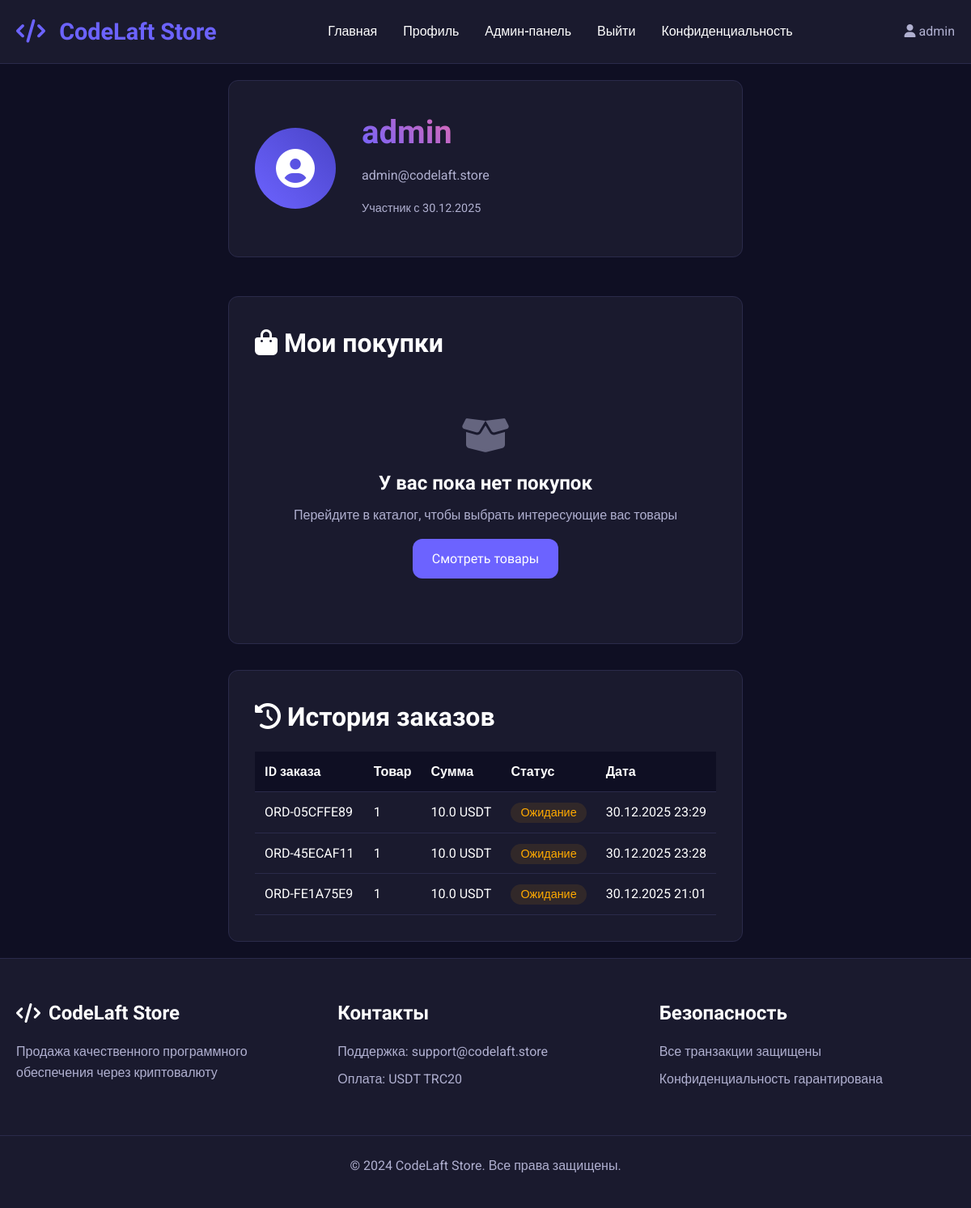
The app's page /profile (signed in), older data.
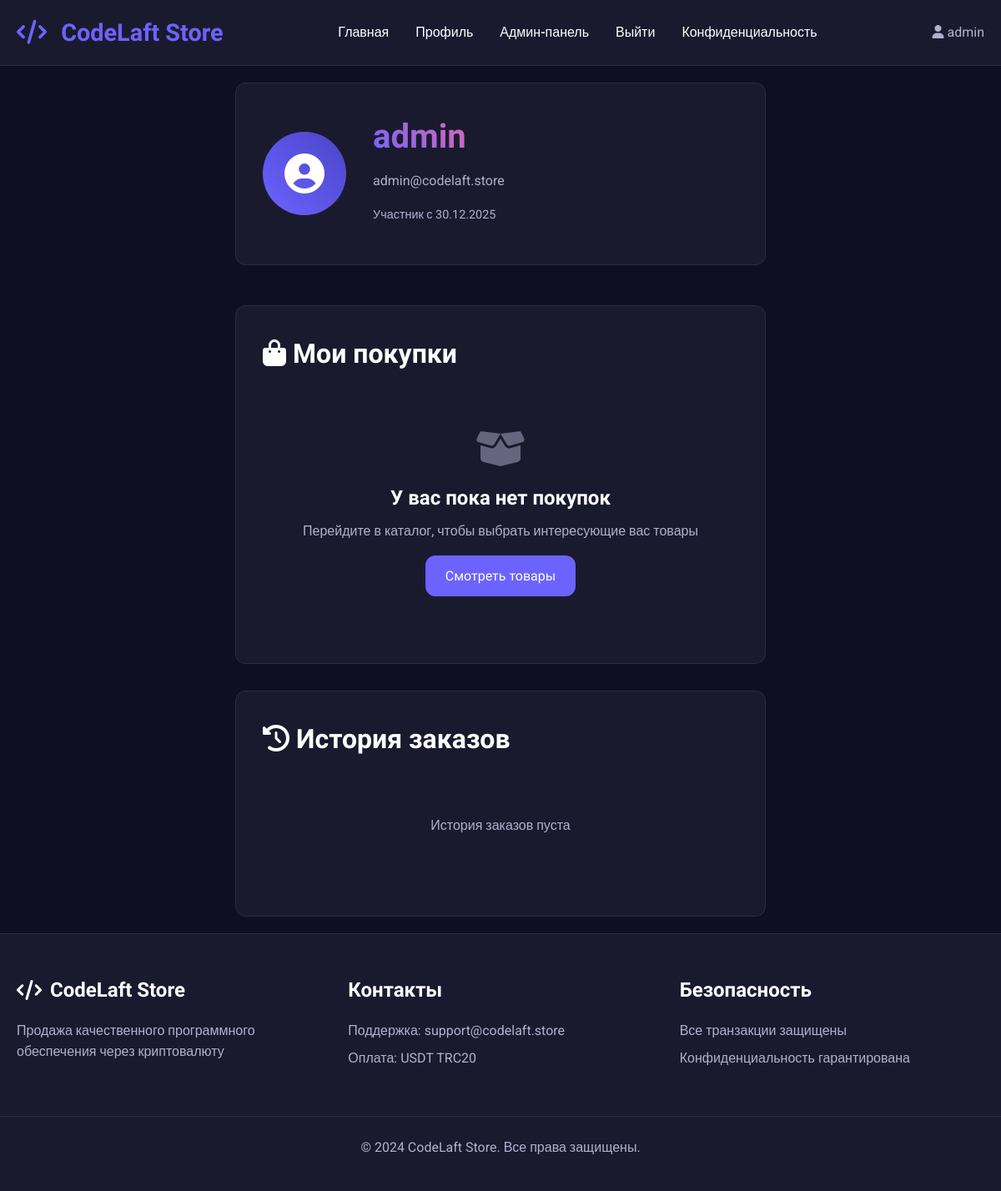
The same page, newer data.
### app.py (models this page shows, shortened)
class User(UserMixin, db.Model):
    id = db.Column(db.Integer, primary_key=True)
    username = db.Column(db.String(80), unique=True, nullable=False)
    email = db.Column(db.String(120), unique=True, nullable=False)
    password_hash = db.Column(db.String(200), nullable=False)
    created_at = db.Column(db.DateTime, default=datetime.utcnow)
    is_admin = db.Column(db.Boolean, default=False)

class Order(db.Model):
    id = db.Column(db.Integer, primary_key=True)
    order_id = db.Column(db.String(50), unique=True, nullable=False)
    user_id = db.Column(db.Integer, db.ForeignKey('user.id'), nullable=False)
    product_id = db.Column(db.Integer, db.ForeignKey('product.id'), nullable=False)
    promocode_id = db.Column(db.Integer, db.ForeignKey('promocode.id'), nullable=True)
    quantity = db.Column(db.Integer, default=1)
    amount = db.Column(db.Float, nullable=False)
    original_amount = db.Column(db.Float)  # Сумма без скидки
    discount_amount = db.Column(db.Float, default=0)  # Сумма скидки
    payment_type = db.Column(db.String(20), nullable=False)
    form_data = db.Column(db.Text)  # JSON string with form data
    status = db.Column(db.String(20), default='pending')  # pending, paid, cancelled, expired, trial
    transaction_hash = db.Column(db.String(100))  # Хэш транзакции TRON
    expires_at = db.Column(db.DateTime)  # Для подписок и тестов
    payment_expires_at = db.Column(db.DateTime)  # Время истечения ожидания оплаты
    created_at = db.Column(db.DateTime, default=datetime.utcnow)
    user = db.relationship('User', backref=db.backref('orders', lazy=True))
    product = db.relationship('Product', backref=db.backref('orders', lazy=True))
    promocode = db.relationship('Promocode', backref=db.backref('orders', lazy=True))

class Product(db.Model):
    id = db.Column(db.Integer, primary_key=True)
    name = db.Column(db.String(200), nullable=False)
    description = db.Column(db.Text, nullable=False)
    price = db.Column(db.Float, nullable=False)
    original_price = db.Column(db.Float)  # Цена без скидки
    price_type = db.Column(db.String(20), nullable=False)  # 'one_time' or 'subscription' or 'trial'
    subscription_days = db.Column(db.Integer, default=30)  # For subscription products
    trial_days = db.Column(db.Integer, default=7)  # Для тестового периода
    quantity = db.Column(db.Integer, default=1)
    image_filename = db.Column(db.String(200))
    form_fields = db.Column(db.Text)  # JSON string with form fields
    is_active = db.Column(db.Boolean, default=True)
    is_trial = db.Column(db.Boolean, default=False)  # Флаг тестового товара
    max_trial_per_user = db.Column(db.Integer, default=1)  # Максимум тестовых периодов на пользователя
    created_at = db.Column(db.DateTime, default=datetime.utcnow)
    reviews = db.relationship('Review', backref='product', lazy=True, cascade='all, delete-orphan')
    promocodes = db.relationship('Promocode', backref='product', lazy=True, cascade='all, delete-orphan')

### app.py (the view)
@app.route('/profile')
@login_required
def profile():
    user_products = UserProduct.query.filter_by(user_id=current_user.id, is_active=True).all()
    orders = Order.query.filter_by(user_id=current_user.id).order_by(Order.created_at.desc()).all()
    reviews = Review.query.filter_by(user_id=current_user.id).order_by(Review.created_at.desc()).all()
    return render_template('profile.html',
                         user_products=user_products,
                         orders=orders,
                         reviews=reviews)

### app.py (called while the page is built)
@app.context_processor
def inject_now():
    return {'now': datetime.utcnow()}

@login_manager.user_loader
def load_user(user_id):
    return User.query.get(int(user_id))

@app.context_processor
def inject_now():
    return {'now': datetime.utcnow(), 'timedelta': timedelta}

@app.before_request
def start_payment_monitor_once():
    global _monitor_started
    if not _monitor_started:
        _monitor_started = True
        monitor_thread = threading.Thread(target=TronPaymentVerifier.start_payment_monitor, daemon=True)
        monitor_thread.start()
        print("Payment monitor started")

### templates/profile.html (shortened to what this page needs)
{% extends "base.html" %}
{% block content %}
<div class="profile-container">
    <div class="profile-header">
        <div class="profile-avatar">
            <i class="fas fa-user-circle"></i>
        </div>
        <div class="profile-info">
            <h1>{{ current_user.username }}</h1>
            <p>{{ current_user.email }}</p>
            <p class="join-date">Участник с {{ current_user.created_at.strftime('%d.%m.%Y') }}</p>
        </div>
    </div>
    <div class="profile-sections">
        <div class="profile-section">
            <h2><i class="fas fa-shopping-bag"></i> Мои покупки</h2>
            {% if user_products %}
            <div class="purchases-grid">
                {% for user_product in user_products %}
                <div class="purchase-card">
                    <h3>{{ user_product.product.name }}</h3>
                    <p>{{ user_product.product.description[:50] }}...</p>
                    <div class="purchase-meta">
                        {% if user_product.product.price_type == 'subscription' and user_product.expires_at %}
                            <span class="status {% if user_product.expires_at > now %}active{% else %}expired{% endif %}">
                                {% if user_product.expires_at > now %}
                                    <i class="fas fa-check-circle"></i> Активна до {{ user_product.expires_at.strftime('%d.%m.%Y') }}
                                {% else %}
                                    <i class="fas fa-times-circle"></i> Истекла
                                {% endif %}
                            </span>
                        {% else %}
                            <span class="status active">
                                <i class="fas fa-check-circle"></i> Постоянный доступ
                            </span>
                        {% endif %}
                    </div>
                    <div class="purchase-actions">
                        <button class="btn btn-small" onclick="alert('Доступ к продукту предоставлен')">Получить доступ</button>
                    </div>
                </div>
                {% endfor %}
            </div>
            {% else %}
            <div class="empty-state">
                <i class="fas fa-box-open"></i>
                <h3>У вас пока нет покупок</h3>
                <p>Перейдите в каталог, чтобы выбрать интересующие вас товары</p>
                <a href="{{ url_for('index') }}" class="btn btn-primary">Смотреть товары</a>
            </div>
            {% endif %}
        </div>
        <div class="profile-section">
            <h2><i class="fas fa-history"></i> История заказов</h2>
            {% if orders %}
            <div class="orders-table">
                <table>
                    <thead>
                        <tr>
                            <th>ID заказа</th>
                            <th>Товар</th>
                            <th>Сумма</th>
                            <th>Статус</th>
                            <th>Дата</th>
                        </tr>
                    </thead>
                    <tbody>
                        {% for order in orders %}
                        <tr>
                            <td>{{ order.order_id }}</td>
                            <td>{{ order.product.name }}</td>
                            <td>{{ order.amount }} USDT</td>
                            <td>
                                <span class="status-badge status-{{ order.status }}">
                                    {% if order.status == 'paid' %}Оплачен
                                    {% elif order.status == 'pending' %}Ожидание
                                    {% else %}Отменен{% endif %}
                                </span>
                            </td>
                            <td>{{ order.created_at.strftime('%d.%m.%Y %H:%M') }}</td>
                        </tr>
                        {% endfor %}
                    </tbody>
                </table>
            </div>
            {% else %}
            <p class="no-data">История заказов пуста</p>
            {% endif %}
        </div>
    </div>
</div>
{% endblock %}

### templates/base.html (shortened to what this page needs)
<!DOCTYPE html>
<html lang="ru">
<head>
    <link rel="stylesheet" href="{{ url_for('static', filename='css/style.css') }}">
    <link rel="stylesheet" href="https://cdnjs.cloudflare.com/ajax/libs/font-awesome/6.4.0/css/all.min.css">
</head>
<body>
    <nav class="navbar">
        <div class="nav-container">
            <a href="{{ url_for('index') }}" class="logo">
                <i class="fas fa-code"></i> CodeLaft Store
            </a>
            <div class="nav-menu">
                <a href="{{ url_for('index') }}">Главная</a>
                {% if current_user.is_authenticated %}
                    <a href="{{ url_for('profile') }}">Профиль</a>
                    {% if current_user.is_admin %}
                        <a href="{{ url_for('admin_panel') }}">Админ-панель</a>
                    {% endif %}
                    <a href="{{ url_for('logout') }}">Выйти</a>
                {% else %}
                    <a href="{{ url_for('login') }}">Войти</a>
                    <a href="{{ url_for('register') }}">Регистрация</a>
                {% endif %}
                <a href="{{ url_for('privacy') }}">Конфиденциальность</a>
            </div>
            <div class="nav-user">
                {% if current_user.is_authenticated %}
                    <span><i class="fas fa-user"></i> {{ current_user.username }}</span>
                {% endif %}
            </div>
        </div>
    </nav>
    <div class="container">
        {% block content %}{% endblock %}
    </div>
    <footer class="footer">
        <div class="footer-container">
            <div class="footer-section">
                <h3><i class="fas fa-code"></i> CodeLaft Store</h3>
                <p>Продажа качественного программного обеспечения через криптовалюту</p>
            </div>
            <div class="footer-section">
                <h3>Контакты</h3>
                <p>Поддержка: support@codelaft.store</p>
                <p>Оплата: USDT TRC20</p>
            </div>
            <div class="footer-section">
                <h3>Безопасность</h3>
                <p>Все транзакции защищены</p>
                <p>Конфиденциальность гарантирована</p>
            </div>
        </div>
        <div class="footer-bottom">
            <p>&copy; 2024 CodeLaft Store. Все права защищены.</p>
        </div>
    </footer>
</body>
</html>

### static/css/style.css (style rules this page uses)
* { margin: 0; padding: 0; box-sizing: border-box; }
:root { --primary-color: #6c63ff; --primary-dark: #4a44c8; --secondary-color: #2d2b55; --background-color: #0f0f23; --surface-color: #1a1a2e; --text-color: #ffffff; --text-secondary: #b0b0d0; --success-color: #00d68f; --warning-color: #ffaa00; --danger-color: #ff4757; --info-color: #0095ff; --border-color: #2a2a4a; --border-radius: 12px; --shadow: 0 10px 30px rgba(0, 0, 0, 0.3); --transition: all 0.3s ease; }
body { font-family: 'Roboto', sans-serif; background-color: var(--background-color); color: var(--text-color); line-height: 1.6; min-height: 100vh; display: flex; flex-direction: column; }
.container { max-width: 1200px; margin: 0 auto; padding: 20px; flex: 1; }
h1, h2, h3, h4, h5, h6 { font-family: 'Orbitron', sans-serif; font-weight: 700; margin-bottom: 1rem; color: var(--text-color); }
h1 { font-size: 2.5rem; background: linear-gradient(45deg, var(--primary-color), #ff6b9d); -webkit-background-clip: text; -webkit-text-fill-color: transparent; }
h2 { font-size: 2rem; }
h3 { font-size: 1.5rem; }
p { margin-bottom: 1rem; color: var(--text-secondary); }
a { color: var(--primary-color); text-decoration: none; transition: var(--transition); }
.btn { display: inline-block; padding: 12px 24px; background-color: var(--primary-color); color: white; border: none; border-radius: var(--border-radius); font-family: 'Orbitron', sans-serif; font-weight: 500; font-size: 16px; cursor: pointer; transition: var(--transition); text-decoration: none; text-align: center; }
.navbar { background-color: var(--surface-color); border-bottom: 1px solid var(--border-color); padding: 1rem 0; position: sticky; top: 0; z-index: 1000; }
.nav-container { max-width: 1200px; margin: 0 auto; display: flex; justify-content: space-between; align-items: center; padding: 0 20px; }
.logo { font-family: 'Orbitron', sans-serif; font-size: 1.8rem; font-weight: 700; color: var(--primary-color); text-decoration: none; }
.logo i { margin-right: 10px; }
.nav-menu { display: flex; gap: 2rem; }
.nav-menu a { color: var(--text-color); text-decoration: none; font-weight: 500; transition: var(--transition); }
.nav-user { color: var(--text-secondary); }
.profile-container { max-width: 1000px; margin: 0 auto; }
.profile-header { display: flex; align-items: center; gap: 2rem; margin-bottom: 3rem; padding: 2rem; background-color: var(--surface-color); border-radius: var(--border-radius); border: 1px solid var(--border-color); }
.profile-avatar { width: 100px; height: 100px; background: linear-gradient(45deg, var(--primary-color), var(--primary-dark)); border-radius: 50%; display: flex; align-items: center; justify-content: center; font-size: 3rem; }
.profile-info h1 { margin-bottom: 0.5rem; }
.join-date { color: var(--text-secondary); font-size: 0.9rem; }
.profile-sections { display: flex; flex-direction: column; gap: 2rem; }
.profile-section { background-color: var(--surface-color); border-radius: var(--border-radius); padding: 2rem; border: 1px solid var(--border-color); }
.no-data { text-align: center; padding: 3rem; color: var(--text-secondary); }
.footer { background-color: var(--surface-color); border-top: 1px solid var(--border-color); margin-top: auto; }
.footer-container { max-width: 1200px; margin: 0 auto; padding: 3rem 20px; display: grid; grid-template-columns: repeat(auto-fit, minmax(250px, 1fr)); gap: 2rem; }
.footer-section h3 { margin-bottom: 1rem; display: flex; align-items: center; gap: 10px; }
.footer-section p { margin-bottom: 0.5rem; color: var(--text-secondary); }
.footer-bottom { text-align: center; padding: 1.5rem; border-top: 1px solid var(--border-color); color: var(--text-secondary); }
.empty-state { text-align: center; padding: 3rem; color: var(--text-secondary); }
.empty-state i { font-size: 3rem; margin-bottom: 1rem; opacity: 0.5; }
.empty-state h3 { margin-bottom: 0.5rem; color: var(--text-color); }

Row changes from the older to the newer data that the page shows:
removed Order: order_id "ORD-05CFFE89", product.name "1", amount "10.0", status "Ожидание", created_at "30.12.2025 23:29"
removed Order: order_id "ORD-45ECAF11", product.name "1", amount "10.0", status "Ожидание", created_at "30.12.2025 23:28"
removed Order: order_id "ORD-FE1A75E9", product.name "1", amount "10.0", status "Ожидание", created_at "30.12.2025 21:01"
Text that changed along with them:
text no longer shown: "ID заказа Товар Сумма Статус Дата"
text now shown: "История заказов пуста"
